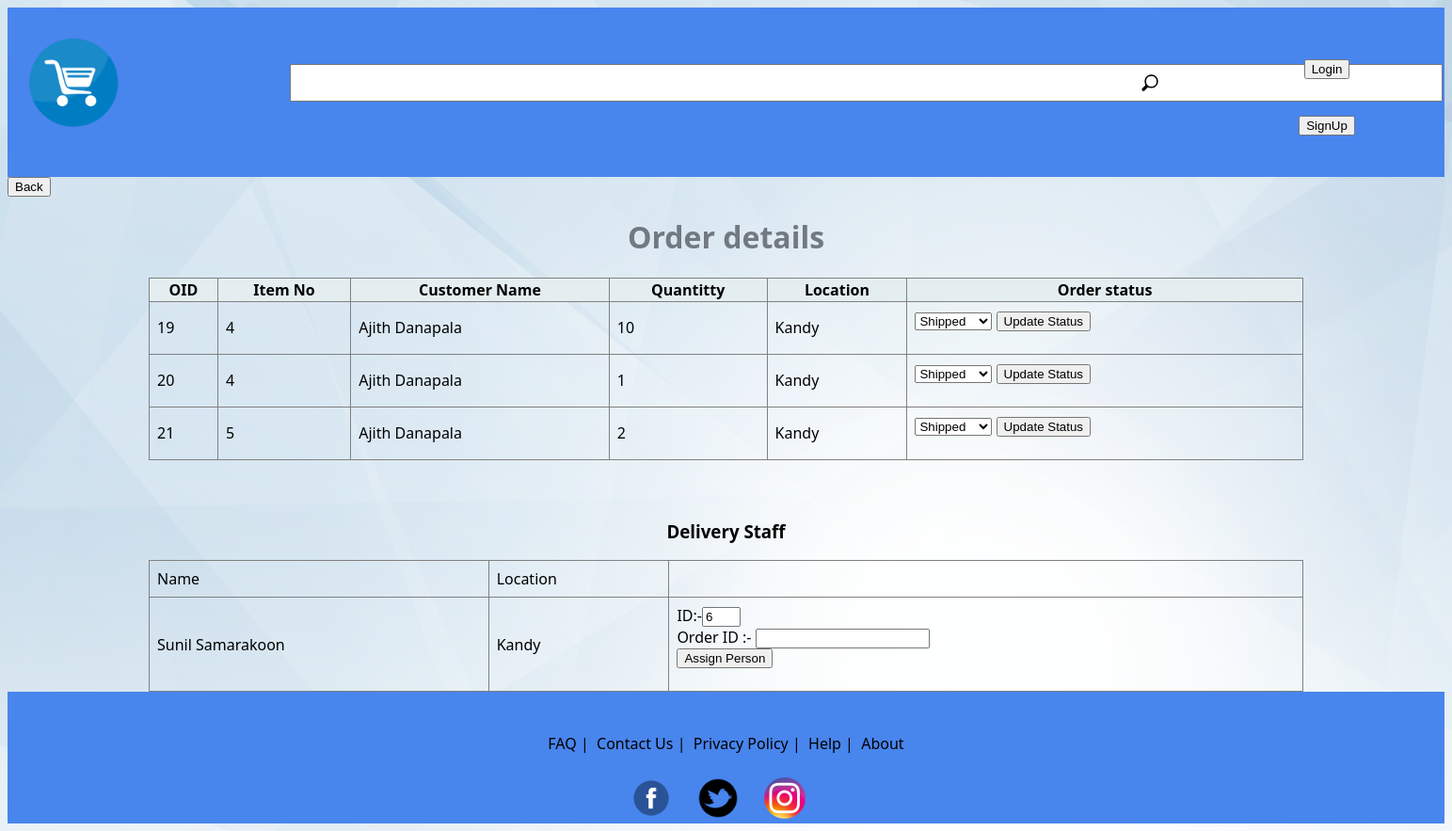
/html/OrderDetails.php, run on the app's committed database.
### tables this page shows
CREATE TABLE `orderitem` (
  `id` int(11) NOT NULL,
  `Item_number` int(5) NOT NULL,
  `OID` int(5) NOT NULL,
  `Quantity` varchar(20) DEFAULT NULL
);

CREATE TABLE `customer` (
  `CID` int(5) NOT NULL,
  `firstname` varchar(20) NOT NULL,
  `lastname` varchar(20) NOT NULL,
  `NIC` varchar(12) NOT NULL,
  `Email` varchar(50) NOT NULL,
  `Password` varchar(100) NOT NULL,
  `Phonenumber` int(10) NOT NULL,
  `Address` varchar(30) NOT NULL,
  `City` varchar(20) NOT NULL,
  `Cardtype` varchar(10) NOT NULL,
  `Cardno` int(16) DEFAULT NULL,
  `Expirydate` date NOT NULL,
  `CVV` int(3) NOT NULL
);

CREATE TABLE `deliveryperson` (
  `DP_ID` int(5) NOT NULL,
  `User_name` varchar(20) NOT NULL,
  `NIC` varchar(12) NOT NULL,
  `Email` varchar(20) DEFAULT NULL,
  `Phone_number` int(10) DEFAULT NULL,
  `Password` varchar(20) NOT NULL,
  `Vehical_No` varchar(10) NOT NULL,
  `Location` varchar(30) NOT NULL
);

### html/OrderDetails.php (the view, shortened to what this page needs)
<html>
    <head>
        <link rel="stylesheet" type="text/css" href="../css/table.css">
        <link rel="stylesheet" type="text/css" href="../css/main.css">
        <link rel="stylesheet" type="text/css" href="../css/signedInUser.css">
    </head>
    <body>
    <div class="topBar">
            <div style="padding-left: 20px;padding-top:30px;">
                <a href="./home.html"><img src="../img/cart.png" height="100" width="100"></a>
            </div>
            <div class="searchBar">
                <div></div>
                <form action="search.php" method="post">
                    <div class="searchBarRow" style="text-align: center;align-items: center;">
                        <div style="text-align: center;">
                            <input style="height:40px;" type="text" name="search" size="150">
                        </div>
                        <div>
                            <button type="submit" class="searchButton"><img src="../img/search.png" height="30" width="30"></button>
                        </div>
                    </div>
                </form>
                <div></div>
            </div>
            <div id="loginButtonContainer" class="searchBar" style="align-items: center;align-content: center; text-align: center;padding-top: 35px;">
                <div>
                    <a href="./login.html"><button>Login</button></a>
                </div>
                <div>
                    <a href="./commonregistration.html"><button>SignUp</button></a>
                </div>
            </div>
        </div>
        <a href="deliveryhandling.html" ><button>Back</button></a>
        <center>
        <div class="main">
            <h1>Order details </h1>
		<table id="order" border=1 >
		<tr>
            <th>OID</th>
            <th>Item No</th>
            <th>Customer Name</th>
            <th>Quantitty</th>
            <th>Location</th>
            <th>Order status</th>
        </tr>
        <?php
            include "../php/config.php";
            $sql = "SELECT * FROM orderitem";
            $result = $conn->query($sql);
            while($row = mysqli_fetch_array($result)) {
                $findUser="SELECT * from customer where CID=(SELECT CID from orders where OID=".$row['OID'].")";
                $findUserResult = $conn->query($findUser);
                while($customer=mysqli_fetch_array($findUserResult)){
                    echo "<tr>
                        <td>".$row['OID']."</td>
                        <td>".$row['Item_number']."</td>
                        <td>".$customer['firstname']." ".$customer['lastname']."</td>
                        <td>".$row['Quantity']."</td>
                        <td>".$customer['City']."</td>
                        <td>
                            <form action='../php/orderstatus.php' method='post'>
                                <input type='text' name='oid' size='2' value='".$row['OID']."' readonly='readonly' style='display:none;'>
                                <select name='Orderstatus'>
                                    <option value='shipped'>Shipped</option>
                                    <option value='cancelled'>Cancelled</option>
                                </select>
                                <button type='submit'>Update Status</button>
                            </form>
                        </td>
                    </tr>";
                }
            }
        ?>
        </table>
        <br><br>
        <h3>Delivery Staff</h3>
        <table border=1 >
            <tr>
                <td>Name</td>
                <td>Location</td>
                <td></td>
            </tr>
            <?php
                include "../php/config.php";
                $sql = "SELECT * FROM deliveryperson";
                $result = $conn->query($sql);
                while($row = mysqli_fetch_array($result)) {
                        echo "<tr>
                                <td>".$row['User_name']."</td>
                                <td>".$row['Location']."</td>
                                <td>
                                    <form action='../php/assignperson.php' method='post'>
                                        ID:-<input type='text' size='2' name='personid' value='".$row['DP_ID']."' readonly='readonly'><br>
                                        Order ID :- <input type='number' size='2' name='oid'><br>
                                        <button type='submit'>Assign Person</button><br>
                                    <form>
                                </td>
                            <tr>";
                    }
            ?>
        </table>
        </center>
        <div class="bottomBar">
            <div style="text-align: center;justify-content: center;align-content: center;align-items: center;">
                <br><br>
                <a href="faq.html">FAQ</a>&nbsp;|&nbsp;
                <a href="contact.html">Contact Us</a>&nbsp;|&nbsp;
                <a href="privacy.html">Privacy Policy</a>&nbsp;|&nbsp;
                <a href="help.html">Help</a>&nbsp;|&nbsp;
                <a href="about.html">About</a>
                <div>
                    <br>
                    <img src="./../img/facebook.png" height="50px" width="50px">&nbsp;&nbsp;&nbsp;&nbsp;
                    <img src="./../img/twitter.png" height="50px" width="50px">&nbsp;&nbsp;&nbsp;&nbsp;
                    <img src="./../img/insta.png" height="50px" width="50px">&nbsp;&nbsp;&nbsp;&nbsp;
                </div>
            </div>
        </div>
    </body>
</html>

### css/table.css (style rules this page uses)
table { border-collapse: collapse; width: 100%; }
td { text-align: left; padding: 8px; }
th { background-color: #e4eef0; color: black }
h1 { color:rgb(114, 121, 131); }

### css/main.css (style rules this page uses)
body { background-image: url('../img/bg1.jpg'); background-repeat: no-repeat; background-attachment: fixed; background-size: cover; font-family: 'Segoe UI'; }
a { color:#000; text-decoration: none; }
.main { padding-right: 150px; padding-left: 150px; text-align: center; }
.topBar { display: grid; background-color: #4885ED; height: 180px; width: 100%; grid-template-columns: 300px auto; }
.searchBar { display:grid; grid-template-rows: 60px 60px 60px; }
.searchBarRow { display:grid; grid-template-columns: 850px auto; }
.bottomBar { background-color: #4885ED; height: 140px; width: 100%; bottom: 0px; }
.searchButton { background: none; border:none; height: 40px; }

### css/signedInUser.css (style rules this page uses)
.topBar { display: grid; background-color: #4885ED; height: 180px; width: 100%; grid-template-columns: 300px auto 250px; }
.searchBarRow { display:grid; grid-template-columns: 850px auto; }

### data on the page
orderitem: OID "19", Item_number "4", Quantity "10"
customer: firstname "Ajith", lastname "Danapala", City "Kandy"
orderitem: OID "20", Item_number "4", Quantity "1"
orderitem: OID "21", Item_number "5", Quantity "2"
deliveryperson: User_name "Sunil Samarakoon", Location "Kandy", personid "6"
